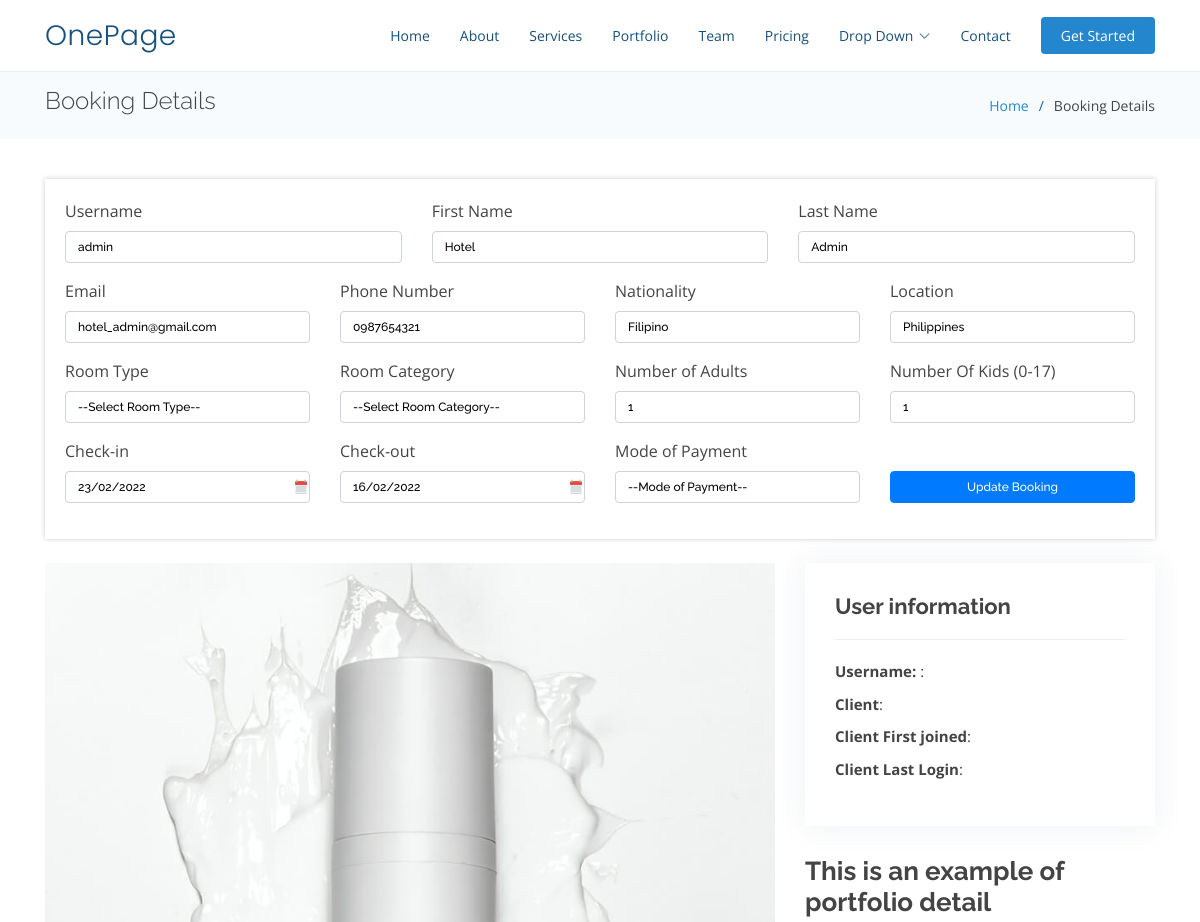
Page /booking_edit/8 (upper part) on the earlier database version.
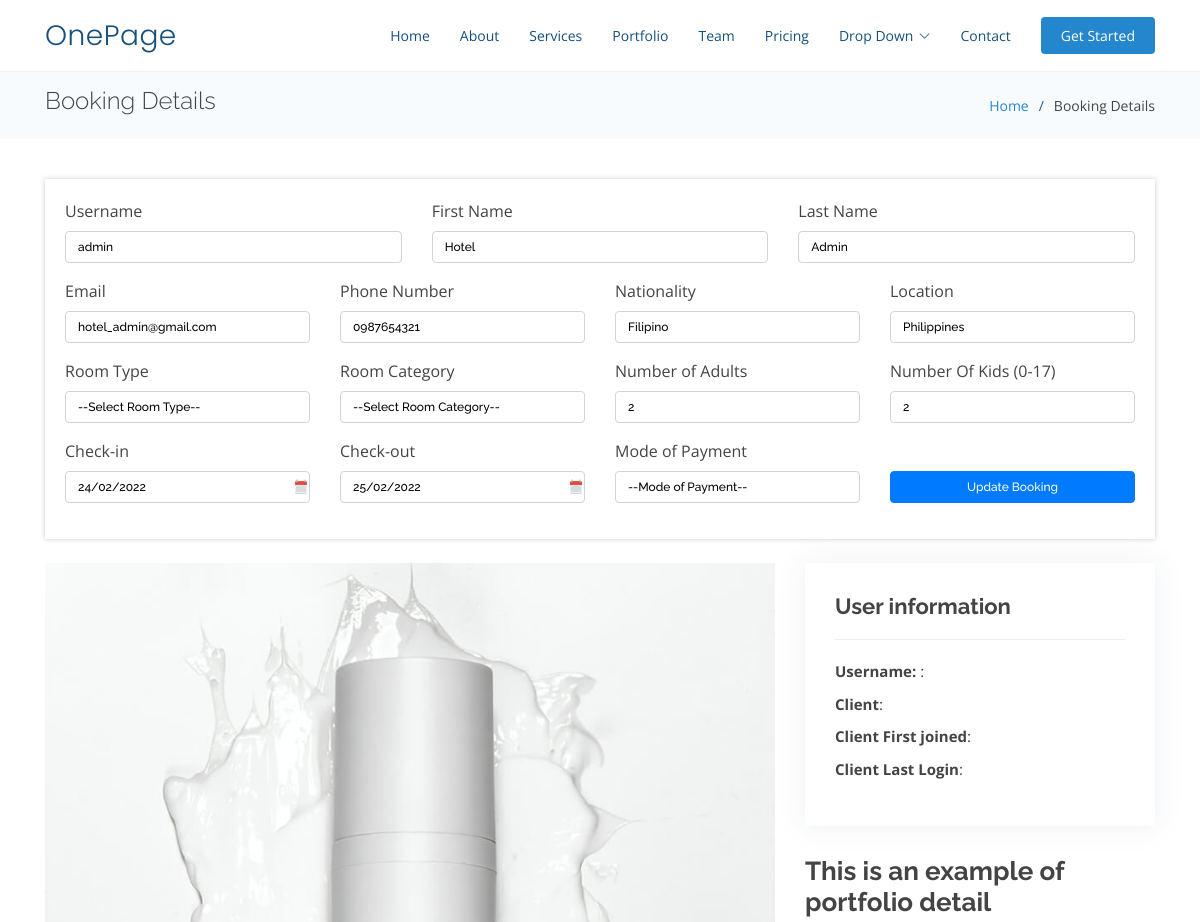
Same page on the later database version.
### reservation/models.py (models this page shows, shortened)
class Booking(models.Model):
    client = models.ForeignKey(User, on_delete=models.CASCADE,related_name="booking",default=None)
    user_profile = models.ForeignKey(UserProfile, on_delete=models.CASCADE,related_name="booking_profile",default=None)
    checkIn = models.TextField(max_length=100)
    checkOut = models.TextField(max_length=100)
    numAdults = models.IntegerField(default=0)
    numKids = models.IntegerField(default=0)
    mop = models.TextField(max_length=100)
    room_category = models.TextField(max_length=200,default=None)
    room_type = models.TextField(max_length=100,default=None)
    is_cancelled = models.BooleanField(default=False, null=True,blank= True)
    created_at = models.DateTimeField(auto_now_add=True)
    update_at = models.DateTimeField(auto_now=True)

class User(AbstractUser):
    pass

class UserProfile(models.Model):
    client = models.ForeignKey(User, on_delete=models.CASCADE,related_name="userprofile_user",default=None)
    phone_no = models.TextField(max_length=200, null=True)
    nationality= models.TextField(max_length=200, null=True)
    location =  models.TextField(max_length=200, null=True)
    profile_img = models.ImageField(null=True, blank = True, upload_to = "images/")
    is_deleted = models.BooleanField(default=False, null=True,blank= True)
    created_at = models.DateTimeField(auto_now_add=True)
    update_at = models.DateTimeField(auto_now=True)

### reservation/views.py (the view)
# urls.py: path("booking_edit/<int:user_id>",views.booking_edit, name="booking_edit"),
def booking_edit(request, user_id):
    book = Booking.objects.get(pk=user_id)
    return render(request, "reservation/booking_edit.html", {
        'book': book,
    })

### reservation/templates/reservation/booking_edit.html (shortened to what the changed rows need)
{% load static %}
<!DOCTYPE html>
<html lang="en">
<head>
  <link href="/static/reservation/assets/vendor/aos/aos.css" rel="stylesheet">
  <link href="/static/reservation/assets/vendor/bootstrap/css/bootstrap.min.css" rel="stylesheet">
  <link href="/static/reservation/assets/vendor/bootstrap-icons/bootstrap-icons.css" rel="stylesheet">
  <link href="/static/reservation/assets/vendor/boxicons/css/boxicons.min.css" rel="stylesheet">
  <link href="/static/reservation/assets/vendor/glightbox/css/glightbox.min.css" rel="stylesheet">
  <link href="/static/reservation/assets/vendor/remixicon/remixicon.css" rel="stylesheet">
  <link href="/static/reservation/assets/vendor/swiper/swiper-bundle.min.css" rel="stylesheet">
  <link rel="stylesheet" href="https://maxcdn.bootstrapcdn.com/bootstrap/4.4.1/css/bootstrap.min.css">
  <link rel="stylesheet"
    href="https://cdnjs.cloudflare.com/ajax/libs/bootstrap-datepicker/1.9.0/css/bootstrap-datepicker.min.css">
  <link rel="stylesheet" href="https://cdnjs.cloudflare.com/ajax/libs/font-awesome/4.7.0/css/font-awesome.min.css">
  <link href="/static/reservation/assets/css/style.css" rel="stylesheet">
</head>
<body>
  <header id="header" class="fixed-top">
    <div class="container d-flex align-items-center justify-content-between">
      <h1 class="logo"><a href="index.html">OnePage</a></h1>
    </div>
  </header>
  <main id="main">
    <section id="breadcrumbs" class="breadcrumbs">
      <div class="container">
        <div class="d-flex justify-content-between align-items-center">
          <h2> Booking Details </h2>
        </div>
      </div>
    </section>
    <section id="portfolio-details" class="portfolio-details">
      <div class="container w-100 mb-4">
        <form class="row  needs-validation" action="{% url 'update_booking' book.id %}" method="post" novalidate>
          <div class="col-md w-100">
            <div class="box w-100">
              <div class="row">
                <div class="col-md-4">
                  <div class="form-group">
                    <label for="username" class="form-label">Username</label>
                    <input name="username" type="text" class="form-control" placeholder="Username"
                      value="{{ book.client.username }}" required />
                  </div>
                </div>
                <div class="col-md-4">
                  <div class="form-group">
                    <label for="first_name" class="form-label">First Name</label>
                    <input name="first_name" type="text" class="form-control" placeholder="First Name"
                      value="{{ book.client.first_name }}" required />
                  </div>
                </div>
                <div class="col-md-4">
                  <div class="form-group">
                    <label for="last_name" class="form-label">Last Name</label>
                    <input name="last_name" type="text" class="form-control" placeholder="Last Name"
                      value="{{ book.client.last_name }}" required />
                  </div>
                </div>
              </div>
              <div class="row">
                <div class="col-md-3">
                  <div class="form-group">
                    <label for="username" class="form-label">Email</label>
                    <input name="email" type="email" class="form-control" placeholder="Email" value="{{ book.client.email }}"
                      required />
                  </div>
                </div>
                <div class="col-md-3">
                  <div class="form-group">
                    <label for="username" class="form-label">Phone Number</label>
                    <input name="phone_no" type="text" class="form-control" placeholder="Phone No"
                      value="{{ book.user_profile.phone_no }}" required />
                  </div>
                </div>
                <div class="col-md-3">
                  <div class="form-group">
                    <label for="username" class="form-label">Nationality</label>
                    <input name="nationality" type="text" class="form-control" placeholder="Nationality"
                      value="{{ book.user_profile.nationality }}" required />
                  </div>
                </div>
                <div class="col-md-3">
                  <div class="form-group">
                    <label for="username" class="form-label">Location</label>
                    <input name="location" type="text" class="form-control" placeholder="Location"
                      value="{{ book.user_profile.location }}" required />
                  </div>
                </div>
              </div>
              <div class="row">
                <div class="col-md-3">
                  <div class="form-group">
                    <label for="username" class="form-label">Number of Adults</label>
                    <input name="numAdults" type="number" class="form-control" placeholder="Number of Adults"
                      value="{{ book.numAdults }}" required />
                  </div>
                </div>
                <div class="col-md-3">
                  <div class="form-group">
                    <label for="username" class="form-label">Number Of Kids (0-17)</label>
                    <input name="numKids" type="number" class="form-control" placeholder="Number of Kids (0-17)"
                      value="{{ book.numKids }}" required />
                  </div>
                </div>
              </div>
              <div class="row">
                <div class="col-md-3">
                  <div class="form-group">
                    <label for="username" class="form-label">Check-in</label>
                    <input class="form-control calendar" type="text" name="checkIn" placeholder="Check in Date"
                      id="example1" value="{{ book.checkIn }}" autocomplete="off" required>
                  </div>
                </div>
                <div class="col-md-3">
                  <div class="form-group">
                    <label for="username" class="form-label">Check-out</label>
                    <input class="form-control  calendar " name="checkOut" type="text" placeholder="Check Out Date"
                      id="example2" value="{{ book.checkOut }}" autocomplete="off" required>
                  </div>
                </div>
              </div>
            </div>
          </div>
        </form>
      </div>
      <div class="container">
        <div class="row gy-4">
          <div class="col-lg-4">
            <div class="portfolio-description">
              <h2>This is an example of portfolio detail</h2>
            </div>
          </div>
        </div>
      </div>
    </section>
  </main>
</body>
</html>

Differences in the rows shown:
changed Booking "admin": numAdults "1" → "2"; numKids "1" → "2"; checkIn "23/02/2022" → "24/02/2022"; checkOut "16/02/2022" → "25/02/2022"
